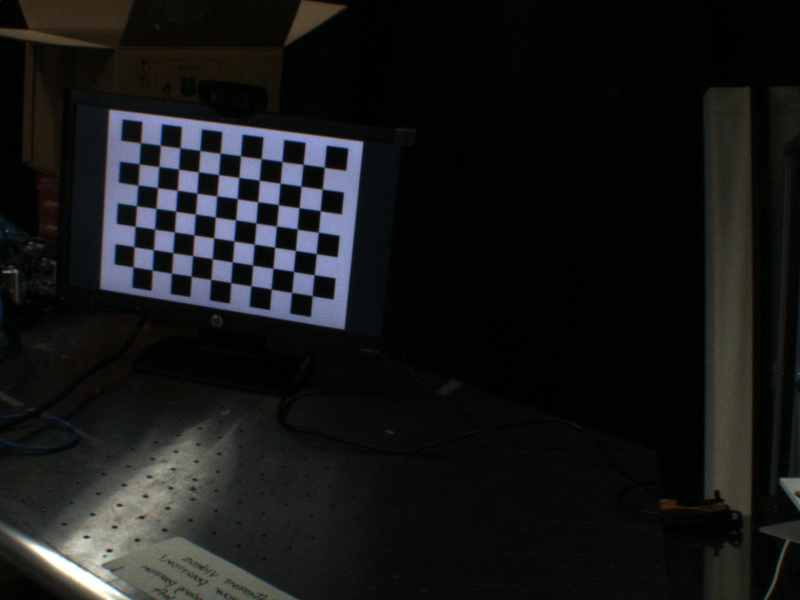
#> input picture data/input1.jpg, 1600 x 1200 px (shown at 1/2 size)
$ python -i get_calib_pic.py   (imports and definitions only)
#> lines starting #> are read from the running program, lines starting #| are printed output that depends on the picture; after the words box and inside, x2 and y2 are one past the last pixel; in counts of white or black regions, pixels touching at a corner belong together
#> further down, picture is the input picture: shape (1200, 1600, 3); mean B, G, R 23.9, 24.1, 22.8
import cv2
import numpy as np
import os
from pathlib import Path

# [41 lines left out: functions draw_chessboard, get_camera, set_params, not called in this run]

def reduce_highlights(img):
    img_gray = cv2.cvtColor(img, cv2.COLOR_BGR2GRAY)  # 先轉成灰階處理
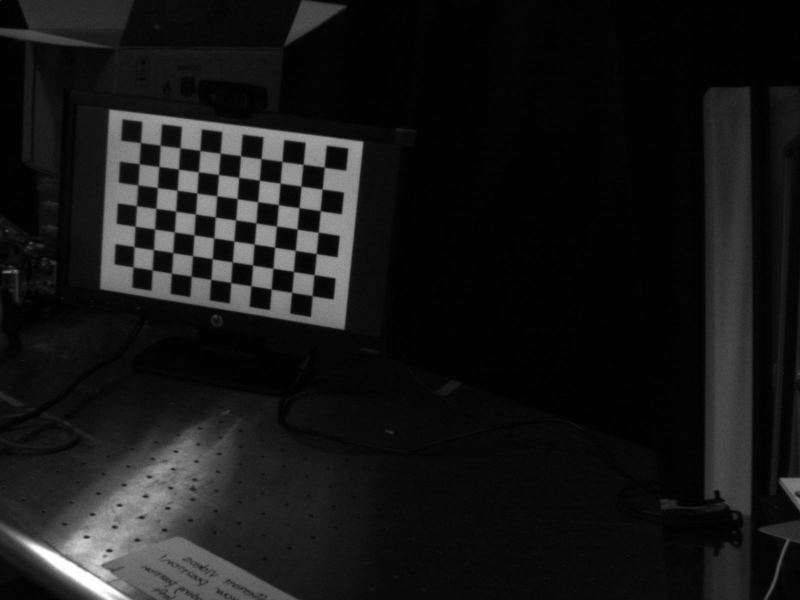
#> img_gray: shape (1200, 1600) (shown at 1/2 size); min 0, max 255, mean 23.6
    ret, thresh = cv2.threshold(img_gray, 200, 255, 0)  # 利用 threshold 過濾出高光的部分，目前設定高於 200 即為高光
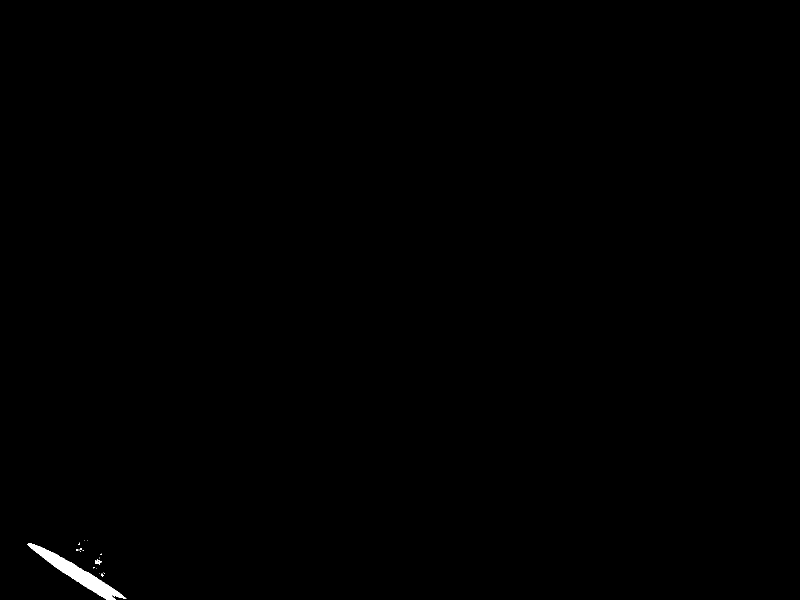
#> thresh: shape (1200, 1600) (shown at 1/2 size); 0.25% white; 17 white regions (14 under 20 px)
    contours, hierarchy  = cv2.findContours(thresh.copy(),cv2.RETR_EXTERNAL, cv2.CHAIN_APPROX_SIMPLE)
#> contours = 17 contours, 15 with area under 20; largest, box (x1, y1, x2, y2) and area: (55, 1087, 253, 1200) 4444, (190, 1119, 203, 1129) 44
    img_zero = np.zeros(img.shape, dtype=np.uint8)

    for contour in contours:
        x, y, w, h = cv2.boundingRect(contour)
        img_zero[y:y+h, x:x+w] = 255
        mask = img_zero
#> this loop made 17 passes
#> (x, y, w, h) on passes 1, 3, 4, 5, 6, 7, 9, 12, 13, 14, 15, 16: (202, 1147, 6, 6), (199, 1146, 1, 1), (207, 1144, 1, 1), (193, 1136, 1, 1), (186, 1134, 4, 3), (190, 1119, 13, 10), (201, 1107, 3, 3), (152, 1099, 5, 3), (159, 1096, 4, 5), (55, 1087, 198, 113), (157, 1085, 3, 5), (175, 1080, 1, 1)
#> (contour, x, y, w, h) on passes 2, 8, 10, 11: ([[208, 1146], [209, 1146]], 208, 1146, 2, 1), ([[199, 1115], [199, 1116]], 199, 1115, 1, 2), ([[160, 1102], [160, 1103], [161, 1103], [161, 1102]], 160, 1102, 2, 2), ([[165, 1100], [166, 1101], [166, 1100]], 165, 1100, 2, 2)
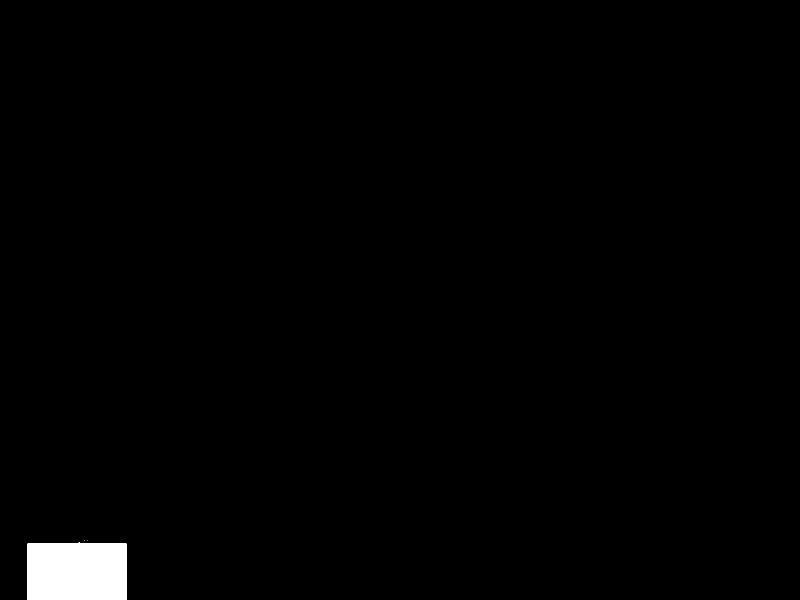
#> img_zero: shape (1200, 1600, 3) (shown at 1/2 size); 1.2% white; 3 white regions (2 under 20 px), largest, box (x1, y1, x2, y2) and area: (55, 1085, 253, 1200) 22380

    print("Highlight part: ")
    # show_img(mask)

    # alpha，beta 共同決定高光消除後的模糊程度
    # alpha: 亮度的缩放因子，默認是 0.2， 範圍[0, 2], 值越大，亮度越低
    # beta:  亮度缩放後加上的参数，默認是 0.4， 範圍[0, 2]，值越大，亮度越低
    result = cv2.illuminationChange(img, mask, alpha=0.2, beta=0.4)
    # show_img(result)

    return result

# [98 lines left out: functions get_calib_pic, find_chessboard, show_results, not called in this run]


# [13 lines not run here, left out]

    # show the results of the combined pictures
    # show_results(file_dir)

>>> import cv2
>>> picture = cv2.imread('data/input1.jpg')
>>> result = reduce_highlights(picture)
